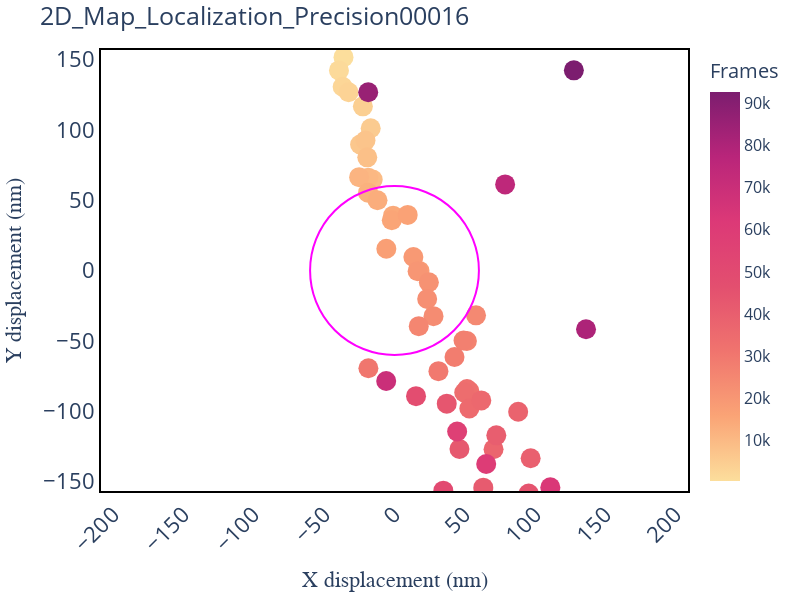

Here is the notebook cell this chart was saved with:
### Markdown cell above
### Step 4: Graph Data

### Code cell
#Graph Groupings:
# create a list of the acceptable groupings for the trajectory maps
trajectory_map = ["2D", "2Dpx", "3D"]

# create a list of the acceptable groupings for the Angle Time grouping
AngleTime = ["radius_filter", "find_err_angle", "angular_continuous_filtered",
                "basal3", "angular", "angular_continuous", "find_err_angle_CR"]

# create a list of the acceptable groupings for the Animations Grouping

animations = ["interactive", "animated", "HTML"]


#Trajectory map parameters:
tajectory_map_parameters = [file_name, down_sampled_df, plot_type, display_center, expected_radius, x_axis_label, y_axis_label, z_axis_label, unit, 
pixel_min, pixel_max, axis_increment_nm, axis_increment_pixel, nm_min, nm_max, save_plot, frame_start, frame_end, time_step,cmap,exp_tag,cmappx,marker_size]

#Angle Versus Time (AVT or avt) parameters:
avt_parameters = [file_name, down_sampled_df, plot_type, display_center, ind_invalid_reading, rad_filter_type_upper,
                  rad_filter_type_lower, z_up, z_down, dist_high, dist_low, graph_style, bin_size, frame_start, frame_end,
                  display_center, exp_tag, x_axis_label, y_axis_label, z_axis_label, unit, pixel_min, pixel_max,
                  axis_increment_nm, axis_increment_pixel, nm_min, nm_max, save_plot, data_back, cmap, exp_tag] 

#Animated Parameters
animated_parameters = [file_name, down_sampled_df, plot_type, display_center, ind_invalid_reading, rad_filter_type_upper,
                  rad_filter_type_lower, z_up, z_down, dist_high, dist_low, graph_style, bin_size, frame_start, frame_end,
                  display_center, exp_tag, x_axis_label, y_axis_label, z_axis_label, unit, pixel_min, pixel_max,
                  axis_increment_nm, axis_increment_pixel, nm_min, nm_max, save_plot, data_back, cmap, exp_tag, frame_speed, tail_length] 

#Grid Parameters
grid_parameters = [file_name, down_sampled_df, plot_type, display_center, exp_tag, x_axis_label, y_axis_label, z_axis_label, unit, 
pixel_min, pixel_max, axis_increment_nm, axis_increment_pixel, nm_min, nm_max, save_plot, frame_start, frame_end, time_step,cmap,exp_tag, 
frames_per_plot, columns, fig_size_x, fig_size_y]


# #DORA.graph(plot_type,*relevant_parameters)

if plot_type in trajectory_map:
    %matplotlib notebook
    DORA.graph(plot_type,*tajectory_map_parameters)
if plot_type in animations:
    %matplotlib notebook
    DORA.graph(plot_type,*animated_parameters)
if plot_type == "grid":
    DORA.graph(plot_type, *grid_parameters)
if plot_type in AngleTime:
    DORA.graph(plot_type,*avt_parameters)

### Figure 1 — Plotly figure (JSON) as saved in the notebook; plotly's stock layout.template omitted (floating-point values rounded to 4 significant figures)
{"data": [{"hovertemplate": "X displacement (nm)=%{x}<br>Y displacement (nm)=%{y}<br>Time (ms)=%{marker.color}<extra></extra>", "legendgroup": "", "marker": {"color": [450, 1450, 2450, 3450, 4450, 5450, 6450, 7450, 8450, 9450, 10450, 11450, 12450, 13450, 14450, 15450, 16450, 17450, 18450, 19450, 20450, 21450, 22450, 23450, 24450, 25450, 26450, 27450, 28450, 29450, 30690, 32100, 33150, 34150, 35210, 36250, 37250, 38250, 39310, 40350, 41420, 42450, 43490, 44600, 45920, 47640, 49770, 51520, 53750, 55520, 57310, 60060, 62610, 64710, 69640, 75030, 80340, 85670, 92640], "coloraxis": "coloraxis", "size": 20, "symbol": "circle"}, "mode": "markers", "name": "", "orientation": "v", "showlegend": false, "type": "scatter", "x": [-36.24, -39.47, -36.85, -32.59, -22.47, -16.92, -24.45, -20.62, -19.35, -15.49, -18.62, -25.15, -18.81, -12.09, -0.9985, -1.932, 9.387, -5.802, 17.79, 13.42, 16.45, 24.43, 23.21, 27.72, 57.94, 17.24, 51.47, 49.07, 42.65, 31.22, -18.54, 53.22, 51.53, 49.55, 53.19, 61.69, 70.4, 87.9, 96.77, 72.36, 63.12, 46.18, 37.13, 95.36, 77.15, 15.31, 34.7, 75.62, 76.17, 83.1, 44.52, 65.19, 110.8, 114.2, -5.896, 78.63, 136.1, -18.67, 127.5], "xaxis": "x", "y": [151.6, 142.2, 130.6, 126.7, 116.7, 101.1, 89.59, 92.37, 80.41, 64.6, 65.87, 66.32, 55.34, 49.96, 39.0, 35.75, 39.5, 15.47, -0.2903, 9.601, -0.4752, -8.35, -20.23, -32.45, -31.87, -39.57, -50.1, -49.72, -61.46, -71.53, -69.49, -85.61, -84.22, -86.74, -98.09, -92.33, -127.0, -100.4, -133.5, -117.2, -154.3, -126.8, -94.65, -158.5, -171.2, -89.3, -156.5, -164.4, -182.0, -203.6, -114.4, -137.5, -154.0, -200.1, -78.56, 61.18, -41.73, 126.7, 142.3], "yaxis": "y"}], "layout": {"coloraxis": {"colorbar": {"tickfont": {"size": 16}, "title": {"font": {"size": 20}, "text": "Frames"}}, "colorscale": [[0, "rgb(252, 222, 156)"], [0.1667, "rgb(250, 164, 118)"], [0.3333, "rgb(240, 116, 110)"], [0.5, "rgb(227, 79, 111)"], [0.6667, "rgb(220, 57, 119)"], [0.8333, "rgb(185, 37, 122)"], [1, "rgb(124, 29, 111)"]]}, "height": 600, "legend": {"tracegroupgap": 0, "x": 1.3, "y": 0.5}, "margin": {"b": 50, "l": 50, "r": 100, "t": 50}, "paper_bgcolor": "rgba(255,255,255,1)", "plot_bgcolor": "rgba(0,0,0,0)", "shapes": [{"line": {"color": "magenta"}, "type": "circle", "x0": -60, "x1": 60, "xref": "x", "y0": -60, "y1": 60, "yref": "y"}], "title": {"font": {"size": 25}, "text": "2D_Map_Localization_Precision00016"}, "width": 800, "xaxis": {"anchor": "y", "domain": [0, 1], "dtick": 50, "linecolor": "black", "linewidth": 2, "mirror": true, "range": [-150, 150], "scaleanchor": "y", "scaleratio": 1, "showgrid": false, "tick0": -150, "tickangle": -45, "tickfont": {"size": 22}, "tickmode": "linear", "title": {"font": {"family": "Arial", "size": 22}, "text": "X displacement (nm)"}}, "yaxis": {"anchor": "x", "domain": [0, 1], "dtick": 50, "linecolor": "black", "linewidth": 2, "mirror": true, "range": [-150, 150], "scaleanchor": "x", "scaleratio": 1, "showgrid": false, "tick0": -150, "tickangle": 0, "tickfont": {"size": 22}, "tickmode": "linear", "title": {"font": {"family": "Arial", "size": 22}, "text": "Y displacement (nm)"}}}}
